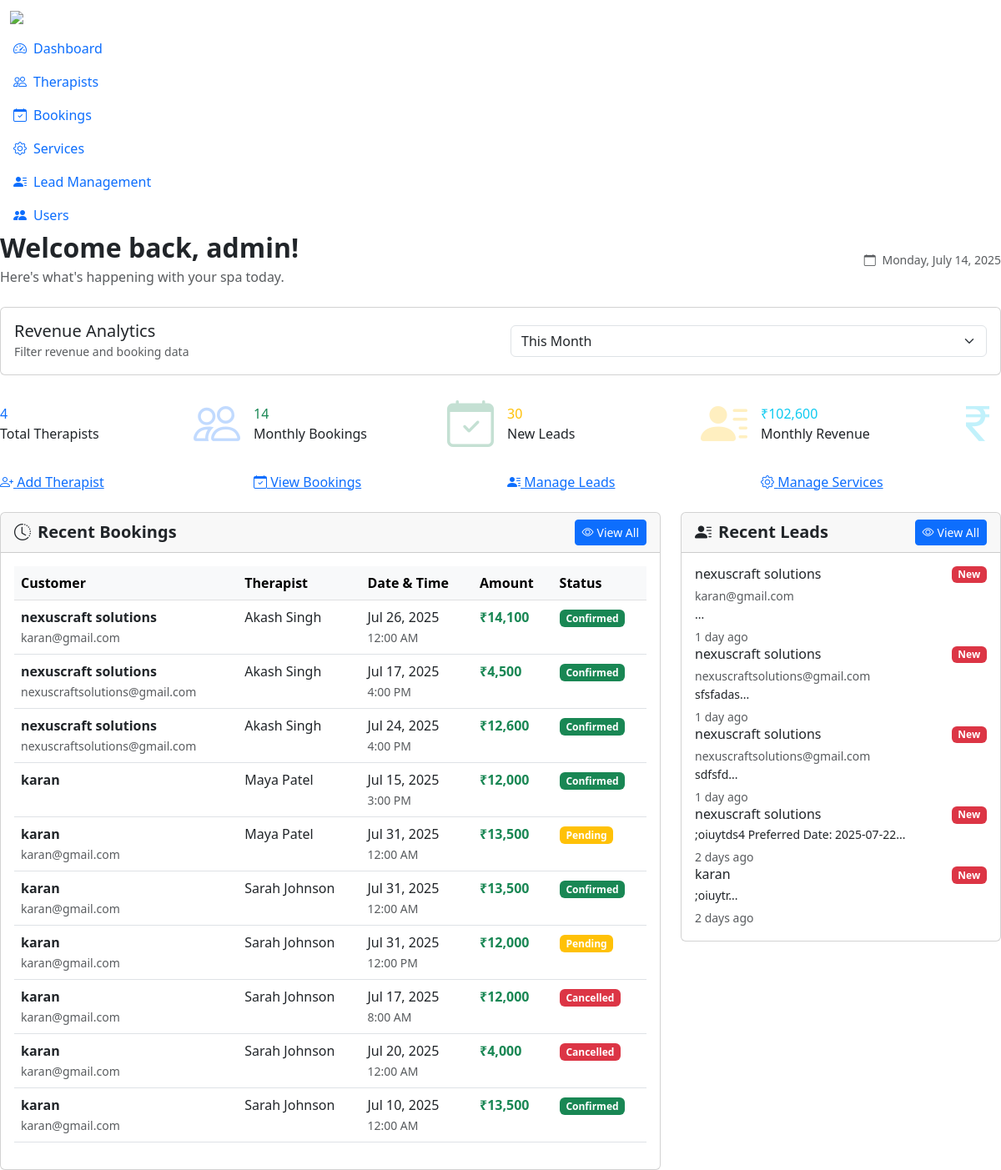
The page /admin/index.php (signed in) on the database its author committed.
### tables this page shows
CREATE TABLE `bookings` (
  `id` int(11) NOT NULL,
  `therapist_id` int(11) NOT NULL,
  `full_name` varchar(100) NOT NULL,
  `email` varchar(100) NOT NULL,
  `phone` varchar(20) NOT NULL,
  `address` text DEFAULT NULL,
  `booking_date` date NOT NULL,
  `booking_time` time NOT NULL,
  `message` text DEFAULT NULL,
  `status` enum('pending','confirmed','cancelled','completed') DEFAULT 'pending',
  `payment_status` enum('pending','paid','failed') DEFAULT 'pending',
  `total_amount` decimal(10,2) DEFAULT NULL,
  `region` enum('ncr','other') NOT NULL DEFAULT 'other',
  `is_night` tinyint(1) DEFAULT 0,
  `night_charge` decimal(10,2) DEFAULT 0.00,
  `created_at` timestamp NOT NULL DEFAULT current_timestamp()
);

CREATE TABLE `therapists` (
  `id` int(11) NOT NULL,
  `name` varchar(100) NOT NULL,
  `price_ncr` decimal(10,2) NOT NULL DEFAULT 0.00,
  `price_other` decimal(10,2) NOT NULL DEFAULT 0.00,
  `height` varchar(20) DEFAULT NULL,
  `weight` varchar(20) DEFAULT NULL,
  `description` text DEFAULT NULL,
  `availability_slots` text DEFAULT NULL,
  `main_image` varchar(255) DEFAULT NULL,
  `status` enum('active','inactive') DEFAULT 'active',
  `created_at` timestamp NOT NULL DEFAULT current_timestamp(),
  `updated_at` timestamp NOT NULL DEFAULT current_timestamp() ON UPDATE current_timestamp()
);

CREATE TABLE `leads` (
  `id` int(11) NOT NULL,
  `type` enum('inquiry','booking','whatsapp','contact') NOT NULL,
  `therapist_id` int(11) DEFAULT NULL,
  `full_name` varchar(100) NOT NULL,
  `email` varchar(100) NOT NULL,
  `phone` varchar(20) NOT NULL,
  `message` text DEFAULT NULL,
  `status` enum('new','follow_up','converted','closed') DEFAULT 'new',
  `admin_notes` text DEFAULT NULL,
  `created_at` timestamp NOT NULL DEFAULT current_timestamp(),
  `updated_at` timestamp NOT NULL DEFAULT current_timestamp() ON UPDATE current_timestamp()
);

### admin/index.php (the view, shortened to what the rows shown need)
<?php
require_once '../includes/functions.php';
$db = getDB();
try {
    $stmt = $db->prepare("
        SELECT b.*, t.name as therapist_name
        FROM bookings b
        LEFT JOIN therapists t ON b.therapist_id = t.id
        ORDER BY b.created_at DESC
        LIMIT 10
    ");
    $stmt->execute();
    $recent_bookings = $stmt->fetchAll();
    $stmt = $db->prepare("
        SELECT l.*, t.name as therapist_name
        FROM leads l
        LEFT JOIN therapists t ON l.therapist_id = t.id
        ORDER BY l.created_at DESC
        LIMIT 5
    ");
    $stmt->execute();
    $recent_leads = $stmt->fetchAll();
} catch (Exception $e) {
    $stats = [
        'total_therapists' => 0,
        'active_therapists' => 0,
        'total_bookings' => 0,
        'pending_bookings' => 0,
        'total_leads' => 0,
        'new_leads' => 0,
        'total_users' => 0,
        'revenue_filtered' => 0,
        'bookings_filtered' => 0
    ];
    $recent_bookings = [];
    $recent_leads = [];
}
?>
<?php include 'includes/admin_header.php'; ?>
<div class="admin-content">
    <div class="d-flex justify-content-between align-items-center mb-4">
        <div>
            <h2 class="fw-bold mb-1">Welcome back, <?php echo htmlspecialchars($_SESSION['admin_username']); ?>!</h2>
        </div>
    </div>
    <div class="row g-4">
        <div class="col-lg-8">
            <div class="card">
                <div class="card-body">
                    <?php if (empty($recent_bookings)): ?>
                        <div class="text-center py-4">
                            <i class="bi bi-calendar-x display-4 text-muted"></i>
                            <h6 class="text-muted mt-3">No bookings found</h6>
                            <p class="text-muted">Bookings will appear here once customers start making appointments.</p>
                        </div>
                    <?php else: ?>
                        <div class="table-responsive">
                            <table class="table table-hover">
                                <thead class="table-light">
                                    <tr>
                                        <th>Customer</th>
                                        <th>Therapist</th>
                                        <th>Date & Time</th>
                                        <th>Amount</th>
                                        <th>Status</th>
                                    </tr>
                                </thead>
                                <tbody>
                                    <?php foreach ($recent_bookings as $booking): ?>
                                        <tr>
                                            <td>
                                                <div>
                                                    <strong><?php echo htmlspecialchars($booking['full_name']); ?></strong><br>
                                                    <small class="text-muted"><?php echo htmlspecialchars($booking['email']); ?></small>
                                                </div>
                                            </td>
                                            <td><?php echo htmlspecialchars($booking['therapist_name'] ?? 'N/A'); ?></td>
                                            <td>
                                                <div>
                                                    <?php echo date('M j, Y', strtotime($booking['booking_date'])); ?><br>
                                                    <small class="text-muted"><?php echo date('g:i A', strtotime($booking['booking_time'])); ?></small>
                                                </div>
                                            </td>
                                            <td><span class="fw-bold text-success"><?php echo formatPrice($booking['total_amount']); ?></span></td>
                                            <td>
                                                <span class="badge bg-<?php
                                                    echo match($booking['status']) {
                                                        'confirmed' => 'success',
                                                        'pending' => 'warning',
                                                        'cancelled' => 'danger',
                                                        'completed' => 'info',
                                                        default => 'secondary'
                                                    };
                                                ?>">
                                                    <?php echo ucfirst($booking['status']); ?>
                                                </span>
                                            </td>
                                        </tr>
                                    <?php endforeach; ?>
                                </tbody>
                            </table>
                        </div>
                    <?php endif; ?>
                </div>
            </div>
        </div>
        <div class="col-lg-4">
            <div class="card">
                <div class="card-body">
                    <?php if (empty($recent_leads)): ?>
                        <div class="text-center py-4">
                            <i class="bi bi-person-x display-4 text-muted"></i>
                            <h6 class="text-muted mt-3">No leads found</h6>
                            <p class="text-muted">Leads will appear here when customers submit inquiries.</p>
                        </div>
                    <?php else: ?>
                        <div class="lead-list">
                            <?php foreach ($recent_leads as $lead): ?>
                                <div class="lead-item">
                                    <div class="d-flex justify-content-between align-items-start">
                                        <div>
                                            <h6 class="mb-1"><?php echo htmlspecialchars($lead['full_name']); ?></h6>
                                            <small class="text-muted"><?php echo htmlspecialchars($lead['email']); ?></small>
                                        </div>
                                        <span class="badge bg-<?php
                                            echo match($lead['status']) {
                                                'new' => 'danger',
                                                'follow_up' => 'warning',
                                                'converted' => 'success',
                                                'closed' => 'secondary',
                                                default => 'secondary'
                                            };
                                        ?>">
                                            <?php echo ucfirst(str_replace('_', ' ', $lead['status'])); ?>
                                        </span>
                                    </div>
                                    <p class="mb-1 small"><?php echo htmlspecialchars(substr($lead['message'] ?? '', 0, 60)); ?>...</p>
                                    <small class="text-muted"><?php echo timeAgo($lead['created_at']); ?></small>
                                </div>
                            <?php endforeach; ?>
                        </div>
                    <?php endif; ?>
                </div>
            </div>
        </div>
    </div>
</div>
<?php include 'includes/admin_footer.php'; ?>

### rows shown on the page
bookings: full_name "nexuscraft solutions", email "karan@gmail.com", therapist.name "Akash Singh", booking_date "Jul 26, 2025", booking_time "12:00 AM", total_amount "₹14,100", status "Confirmed"
bookings: full_name "nexuscraft solutions", email "nexuscraftsolutions@gmail.com", therapist.name "Akash Singh", booking_date "Jul 17, 2025", booking_time "4:00 PM", total_amount "₹4,500", status "Confirmed"
bookings: full_name "nexuscraft solutions", email "nexuscraftsolutions@gmail.com", therapist.name "Akash Singh", booking_date "Jul 24, 2025", booking_time "4:00 PM", total_amount "₹12,600", status "Confirmed"
bookings: full_name "karan", therapist.name "Maya Patel", booking_date "Jul 15, 2025", booking_time "3:00 PM", total_amount "₹12,000", status "Confirmed"
bookings: full_name "karan", email "karan@gmail.com", therapist.name "Maya Patel", booking_date "Jul 31, 2025", booking_time "12:00 AM", total_amount "₹13,500", status "Pending"
bookings: full_name "karan", email "karan@gmail.com", therapist.name "Sarah Johnson", booking_date "Jul 31, 2025", booking_time "12:00 AM", total_amount "₹13,500", status "Confirmed"
bookings: full_name "karan", email "karan@gmail.com", therapist.name "Sarah Johnson", booking_date "Jul 31, 2025", booking_time "12:00 PM", total_amount "₹12,000", status "Pending"
bookings: full_name "karan", email "karan@gmail.com", therapist.name "Sarah Johnson", booking_date "Jul 17, 2025", booking_time "8:00 AM", total_amount "₹12,000", status "Cancelled"
bookings: full_name "karan", email "karan@gmail.com", therapist.name "Sarah Johnson", booking_date "Jul 20, 2025", booking_time "12:00 AM", total_amount "₹4,000", status "Cancelled"
bookings: full_name "karan", email "karan@gmail.com", therapist.name "Sarah Johnson", booking_date "Jul 10, 2025", booking_time "12:00 AM", total_amount "₹13,500", status "Confirmed"
leads: full_name "nexuscraft solutions", email "karan@gmail.com", status "New", created_at "1 day ago"
leads: full_name "nexuscraft solutions", email "nexuscraftsolutions@gmail.com", status "New", message "sfsfadas", created_at "1 day ago"
leads: full_name "nexuscraft solutions", email "nexuscraftsolutions@gmail.com", status "New", message "sdfsfd", created_at "1 day ago"
leads: full_name "nexuscraft solutions", status "New", message ";oiuytds4 Preferred Date: 2025-07-22", created_at "2 days ago"
leads: full_name "karan", status "New", message ";oiuytr", created_at "2 days ago"

### other values the page prints
$_SESSION['admin_username'] "admin"
$stats['total_therapists'] "4"
$stats['bookings_filtered'] "14"
$revenueFilter "Monthly"
$stats['new_leads'] "30"
formatPrice($stats['revenue_filtered']) "₹102,600"
